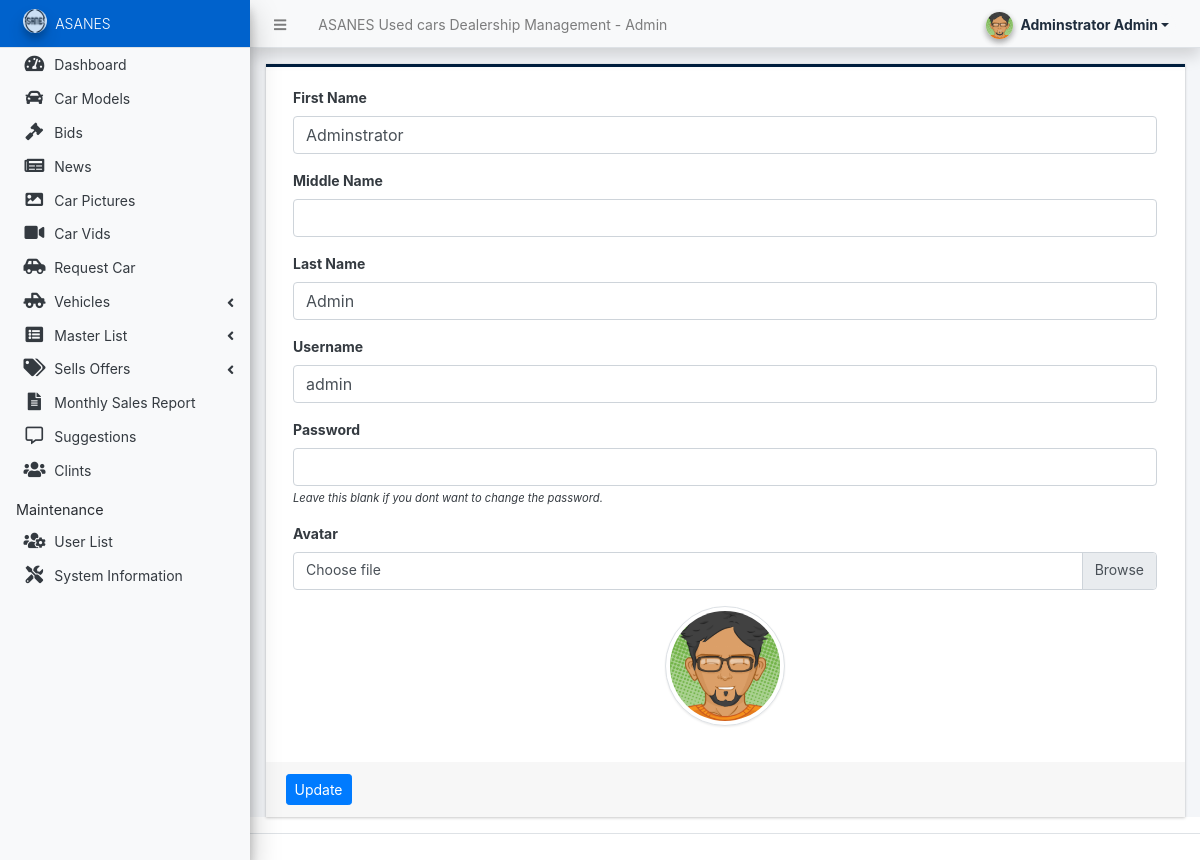
The app's page /admin/?page=user (signed in) with its own data.
### tables this page shows
CREATE TABLE `users` (
  `id` int(50) NOT NULL,
  `firstname` varchar(250) NOT NULL,
  `middlename` text DEFAULT NULL,
  `lastname` varchar(250) NOT NULL,
  `username` text NOT NULL,
  `password` text NOT NULL,
  `avatar` text DEFAULT NULL,
  `last_login` datetime DEFAULT NULL,
  `type` tinyint(1) NOT NULL DEFAULT 0,
  `date_added` datetime NOT NULL DEFAULT current_timestamp(),
  `date_updated` datetime DEFAULT current_timestamp() ON UPDATE current_timestamp()
);

### classes/DBConnection.php (called while the page is built, shortened)
<?php
class DBConnection{
    private $host = DB_SERVER;
    private $username = DB_USERNAME;
    private $password = DB_PASSWORD;
    private $database = DB_NAME;
    public $conn;
    public function __construct(){
        if (!isset($this->conn)) {
            $this->conn = new mysqli($this->host, $this->username, $this->password, $this->database);
        }
    }
}
?>

### classes/SystemSettings.php (called while the page is built, shortened)
<?php
class SystemSettings extends DBConnection{
	function userdata($field = ''){
		if(!empty($field)){
			if(isset($_SESSION['userdata'][$field]))
				return $_SESSION['userdata'][$field];
			else
				return null;
		}else{
			return false;
		}
	}
}
$_settings = new SystemSettings();
?>

### config.php (called while the page is built, shortened)
<?php
require_once('classes/DBConnection.php');
require_once('classes/SystemSettings.php');
function validate_image($file){
    global $_settings;
	if(!empty($file)){
        $ex = explode("?",$file);
        $file = $ex[0];
        $ts = isset($ex[1]) ? "?".$ex[1] : '';
		if(is_file(base_app.$file)){
			return base_url.$file.$ts;
		}else{
			return base_url.($_settings->info('logo'));
		}
	}else{
		return base_url.($_settings->info('logo'));
	}
}
?>

### admin/user/index.php (the view, shortened to what this page needs)
<?php
$user = $conn->query("SELECT * FROM users where id ='".$_settings->userdata('id')."'");
foreach($user->fetch_array() as $k =>$v){
	$meta[$k] = $v;
}
?>
<div class="card card-outline rounded-0 card-navy">
	<div class="card-body">
		<div class="container-fluid">
			<form action="" id="manage-user">
				<div class="form-group">
					<label for="name">First Name</label>
					<input type="text" name="firstname" id="firstname" class="form-control" value="<?php echo isset($meta['firstname']) ? $meta['firstname']: '' ?>" required>
				</div>
				<div class="form-group">
					<label for="name">Middle Name</label>
					<input type="text" name="middlename" id="middlename" class="form-control" value="<?php echo isset($meta['middlename']) ? $meta['middlename']: '' ?>">
				</div>
				<div class="form-group">
					<label for="name">Last Name</label>
					<input type="text" name="lastname" id="lastname" class="form-control" value="<?php echo isset($meta['lastname']) ? $meta['lastname']: '' ?>" required>
				</div>
				<div class="form-group">
					<label for="username">Username</label>
					<input type="text" name="username" id="username" class="form-control" value="<?php echo isset($meta['username']) ? $meta['username']: '' ?>" required  autocomplete="off">
				</div>
				<div class="form-group">
					<label for="password">Password</label>
					<input type="password" name="password" id="password" class="form-control" value="" autocomplete="off">
					<small><i>Leave this blank if you dont want to change the password.</i></small>
				</div>
				<div class="form-group">
					<label for="" class="control-label">Avatar</label>
					<div class="custom-file">
		              <label class="custom-file-label" for="customFile">Choose file</label>
		            </div>
				</div>
				<div class="form-group d-flex justify-content-center">
					<img src="<?php echo validate_image(isset($meta['avatar']) ? $meta['avatar'] :'') ?>" alt="" id="cimg" class="img-fluid img-thumbnail">
				</div>
			</form>
		</div>
	</div>
	<div class="card-footer">
			<div class="col-md-12">
				<div class="row">
					<button class="btn btn-sm btn-primary" form="manage-user">Update</button>
				</div>
			</div>
		</div>
</div>

### admin/user/index.php (style rules this page uses)
img#cimg { height: 15vh; width: 15vh; object-fit: cover; border-radius: 100% 100%; }

### records on screen
users: firstname "Adminstrator", lastname "Admin", username "admin", avatar (picture)

### other values on screen
$_settings->info('name') "ASANES Used cars Dealership Management"
$_settings->userdata('firstname').' '.$_settings->userdata('lastname') "Adminstrator Admin"
$_settings->info('short_name') "ASANES"
